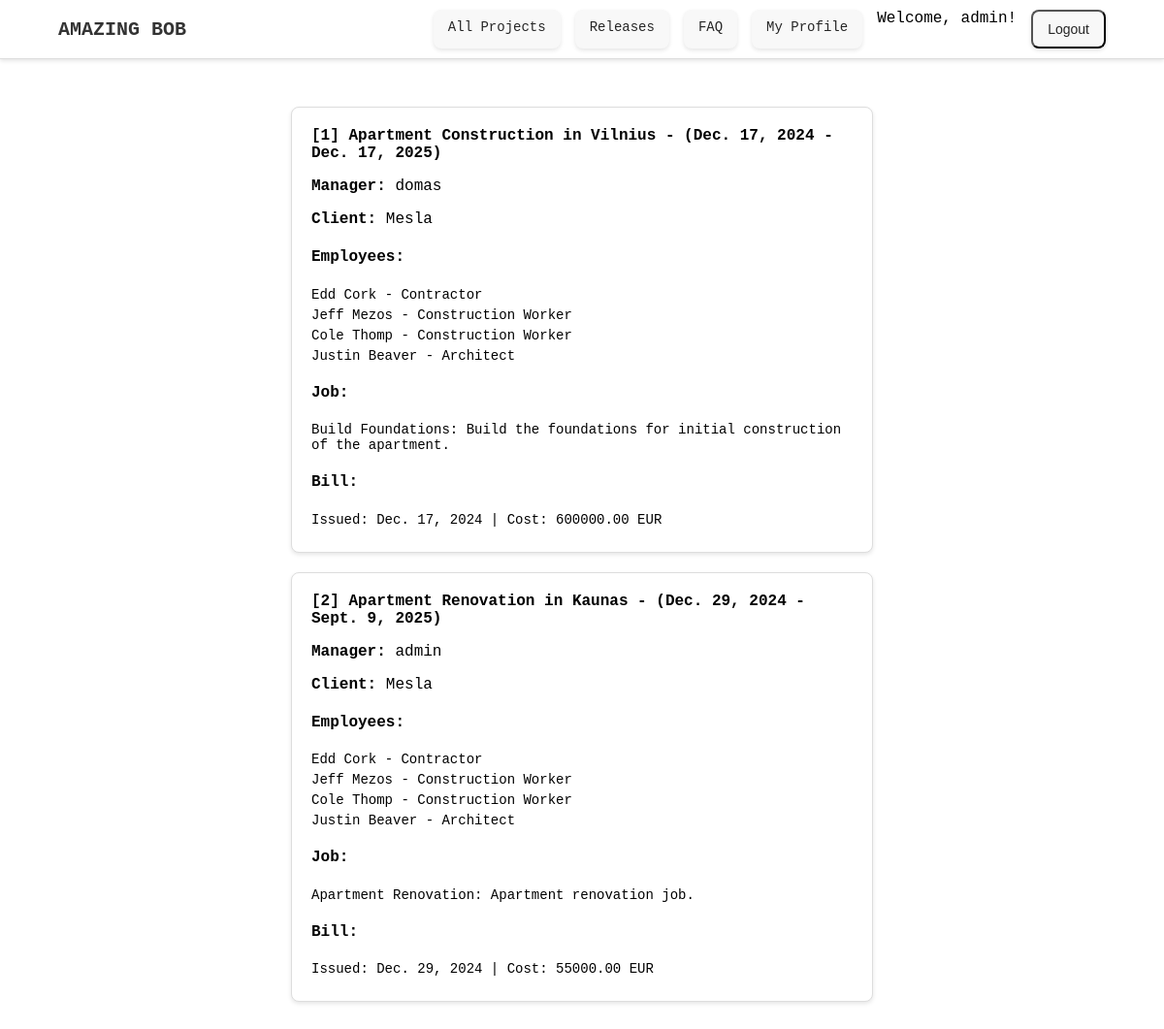
The page /home/projects/ (signed in) on the database its author committed.
### phandling/models.py (models this page shows, shortened)
class Project(models.Model):
    title = models.CharField(max_length=255)
    start_date = models.DateField()
    end_date = models.DateField(blank=True, null=True)
    client = models.ForeignKey('Client', on_delete=models.CASCADE)
    manager = models.ForeignKey(User, on_delete=models.SET_NULL, null=True)
    employees = models.ManyToManyField('Employee')  # employees can work on multiple projects.
    jobs = models.ForeignKey('Job', on_delete=models.CASCADE)  # each job is tied to a single project.
    bills = models.ForeignKey('Bill', on_delete=models.CASCADE)  # each bill is tied to a single project.

class Client(models.Model):
    name = models.CharField(max_length=100)
    surname = models.CharField(max_length=100)
    company = models.CharField(max_length=255, blank=True, null=True)
    contacts = models.TextField(blank=True, null=True)

class Employee(models.Model):
    name = models.CharField(max_length=100)
    surname = models.CharField(max_length=100)
    position = models.CharField(max_length=100)

class Job(models.Model):
    title = models.CharField(max_length=255)
    notes = models.TextField(blank=True, null=True)

class Bill(models.Model):
    date_of_issue = models.DateField()
    cost = models.DecimalField(max_digits=10, decimal_places=2)

### phandling/views.py (the view)
# urls.py: path('projects/', views.project_dashboard, name='project_dashboard'),
def project_dashboard(request):
    projects = Project.objects.all()  # Retrieve all projects
    return render(request, 'project_dashboard.html', {'projects': projects})

### templates/project_dashboard.html (shortened to what this page needs)
{% extends "base.html" %}
    {% load static %}
{% block content %}
<div class="container full-height">
    {% for project in projects %}
        <div class="release-item centered project-item">
            <div class="release-date">
                <strong>[{{ project.id }}]</strong> {{ project.title }} - ({{ project.start_date }} - {{ project.end_date|default:"Ongoing" }})
            </div>
            <div class="project-details">
                <p><strong>Manager:</strong> {{ project.manager }}</p>
                <p><strong>Client:</strong> {{ project.client.company }}</p>
            </div>
            <h4>Employees:</h4>
            <ul class="employee-list">
                {% for employee in project.employees.all %}
                    <li>{{ employee.name }} {{ employee.surname }} - {{ employee.position }}</li>
                {% empty %}
                    <li>No employees assigned.</li>
                {% endfor %}
            </ul>
            <h4>Job:</h4>
            <ul class="job-list">
                {% if project.jobs %}
                    <li>{{ project.jobs.title }}: {{ project.jobs.notes|default:"No notes" }}</li>
                {% else %}
                    <li>No job assigned.</li>
                {% endif %}
            </ul>
            <h4>Bill:</h4>
            <ul class="bill-list">
                {% if project.bills %}
                    <li>Issued: {{ project.bills.date_of_issue }} | Cost: {{ project.bills.cost }} EUR</li>
                {% else %}
                    <li>No bills issued.</li>
                {% endif %}
            </ul>
        </div>
    {% empty %}
        <p>No projects found.</p>
    {% endfor %}
</div>
{% endblock %}

### templates/base.html (shortened to what this page needs)
<!DOCTYPE html>
<html lang="en">
<head>
    {% load static %}
    <link rel="stylesheet" href="{% static 'css/style.css' %}">
</head>
<body>
    <div id="header">
        <div class="header-container">
            <div class="logo">
                <a href="/home/">AMAZING BOB</a>
            </div>
            <nav class="nav-links">
                <a href="/home/projects" class="header-button">All Projects</a>
                <a href="/home/releases/" class="header-button">Releases</a>
                <a href="/home/faq/" class="header-button">FAQ</a>
                {% if request.user.is_authenticated %}
                    <a href="/home/user_projects" class="header-button">My Profile</a>
                    <span>Welcome, {{ request.user.username }}!</span>
                    <form method="post" action="{% url 'logout' %}" style="display:inline;">
                        <input type="submit" value="Logout" class="header-button">
                    </form>
                {% else %}
                    <a href="{% url 'register' %}" class="header-button">Register</a>
                    <a href="/accounts/login" class="header-button">Login</a>
                {% endif %}
            </nav>
        </div>
    </div>
    <div id="content">
        {% block content %}{% endblock %}
    </div>
</body>
</html>

### static/css/style.css (style rules this page uses)
body, ul, li, a { margin: 0; padding: 0; list-style: none; text-decoration: none; font-family: 'Fira Code', monospace; }
#header { width: 100%; background-color: #ffffff; border-bottom: 1px solid #ddd; display: flex; justify-content: center; align-items: center; position: fixed; top: 0; z-index: 1000; height: 60px; box-shadow: 0 2px 4px rgba(0, 0, 0, 0.1); }
.header-container { width: 90%; max-width: 1200px; display: flex; justify-content: space-between; align-items: center; }
.logo a { font-size: 20px; font-weight: bold; color: #333; text-decoration: none; transition: color 0.3s; }
.nav-links { display: flex; gap: 15px; }
.header-button { font-size: 14px; font-weight: 500; color: #262626; padding: 10px 15px; border-radius: 8px; background-color: #f8f8f8; transition: all 0.3s ease; box-shadow: 0 2px 4px rgba(0, 0, 0, 0.1); }
#content { margin-top: 80px; padding: 20px; }
.container.full-height { display: flex; flex-direction: column; align-items: center; justify-content: center; min-height: 10vh; padding: 0px; box-sizing: border-box; }
.release-item.centered { width: 100%; max-width: 600px; margin: 10px 0; padding: 20px; background-color: #ffffff; box-shadow: 0 2px 4px rgba(0, 0, 0, 0.1); border-radius: 8px; box-sizing: border-box; transition: all 0.3s ease-in-out; }
.release-item.centered .release-date { font-weight: bold; margin-bottom: 10px; }
.release-item.centered ul { margin: 0; padding: 0; list-style: none; }
.release-item.centered ul li { margin-bottom: 5px; font-size: 14px; }
.release-item { border: 1px solid #ddd; padding: 15px; margin-bottom: 20px; border-radius: 5px; }

### rows shown on the page
Project: id "1", title "Apartment Construction in Vilnius", start_date "Dec. 17, 2024", end_date "Dec. 17, 2025", manager "domas", client.company "Mesla", jobs "Build Foundations", jobs.notes "Build the foundations for initial construction of the apartment.", bills.date_of_issue "Dec. 17, 2024", bills.cost "600000.00"
Employee: name "Edd", surname "Cork", position "Contractor"
Employee: name "Jeff", surname "Mezos", position "Construction Worker"
Employee: name "Cole", surname "Thomp", position "Construction Worker"
Employee: name "Justin", surname "Beaver", position "Architect"
Project: id "2", title "Apartment Renovation in Kaunas", start_date "Dec. 29, 2024", end_date "Sept. 9, 2025", manager "admin", client.company "Mesla", jobs "Apartment Renovation", jobs.notes "Apartment renovation job.", bills.date_of_issue "Dec. 29, 2024", bills.cost "55000.00"

### other values the page prints
{{ request.user.username }} "admin"
